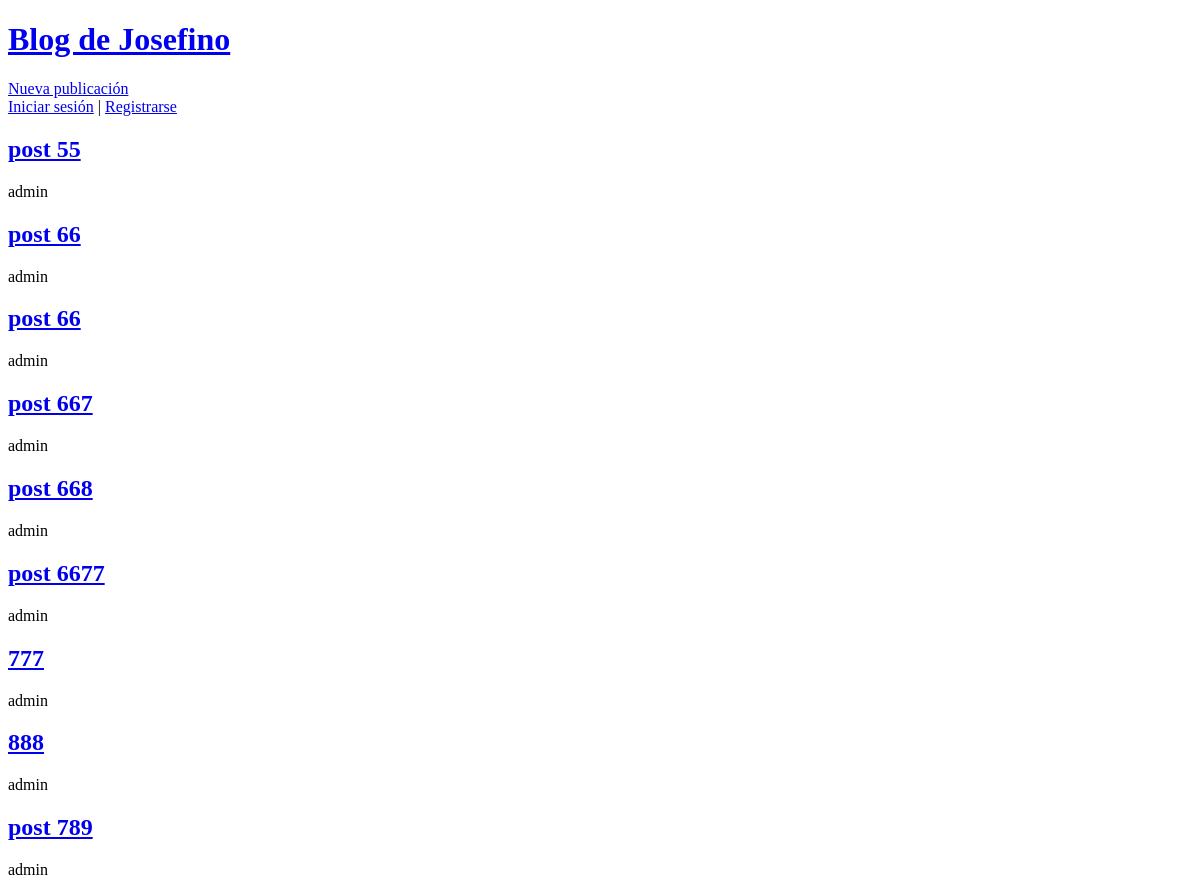
Before: / with the older database file.
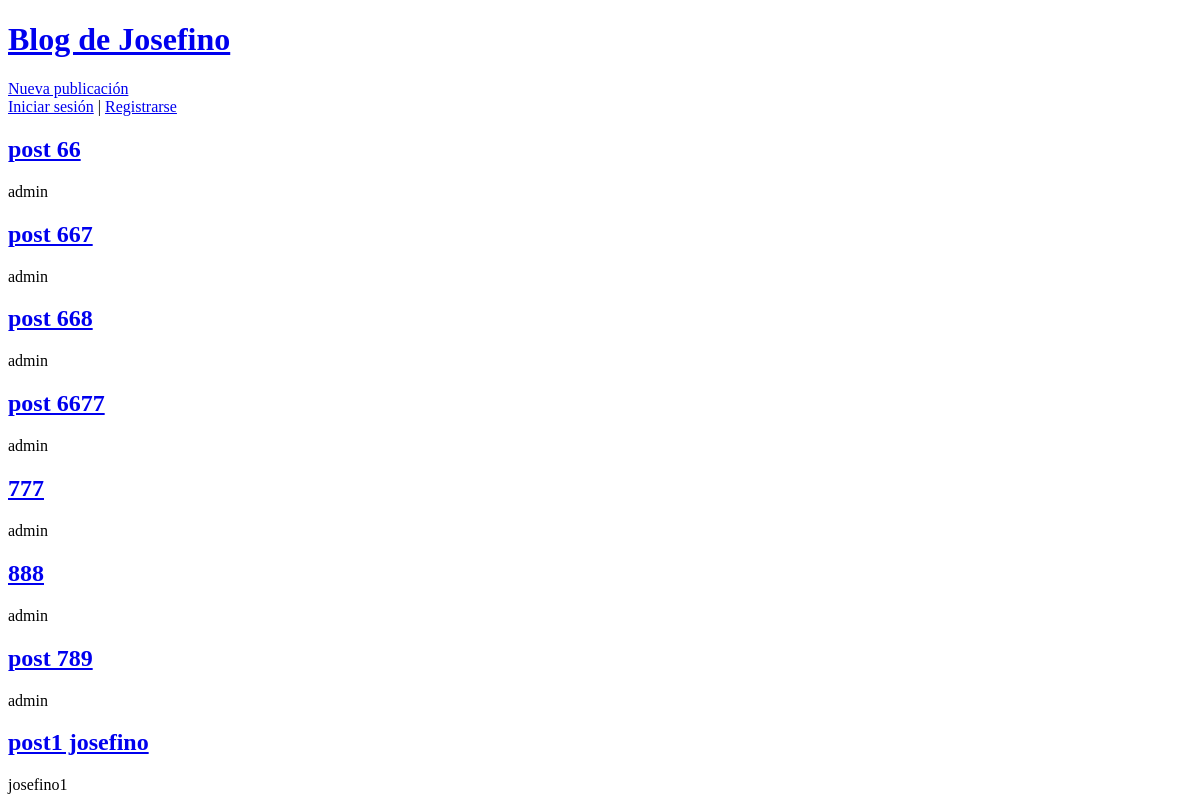
After: the same page with the newer database file.
### blog/models.py (models this page shows, shortened)
class Publication(models.Model):
    title = models.CharField(max_length=100)
    body = models.TextField()
    author = models.ForeignKey(
        'auth.User',
        on_delete=models.CASCADE,
    )
    date = models.DateTimeField(auto_now_add=True)
    updated = models.DateTimeField(auto_now=True)

### blog/views.py (the view)
# urls.py: path('', PublicationListView.as_view(), name='publications-list'),
class PublicationListView(ListView):
    model = Publication
    template_name = 'publications-list.html'

### templates/publications-list.html
{% extends "_base.html" %}
{% block content %}
    {% for post in publication_list %}
        <a href="{% url 'publication-detail' post.pk %}"><h2>{{ post.title }}</h2></a>
        <p>{{ post.author }}</p>
    {% endfor %}
{% endblock content %}

### templates/_base.html (shortened to what this page needs)
<!DOCTYPE html>
<html lang="en">
<head>
</head>
<body>
    <header>
        <h1><a href="{% url 'publications-list' %}">Blog de Josefino</a></h1>
        <div>
            <a href="{% url 'publication-create' %}">Nueva publicación</a>
        </div>
    </header>
    {% if user.is_authenticated %}
        <p>Hola {{ user.username }}</p>
         <form action="{% url 'logout' %}" method="post">
            {% csrf_token %}
            <button type="submit">Cerrar sesión</button>
         </form>
    {% else %}
        <a href="{% url 'login' %}">Iniciar sesión</a> |
        <a href="{% url 'signup' %}">Registrarse</a>
    {% endif %}
    {% block content %}
    {% endblock content %}
</body>
</html>

Changed rows visible on the page:
removed Publication: title "post 55", author "admin"
removed Publication: title "post 66", author "admin"
added Publication: title "post1 josefino", author "josefino1"
